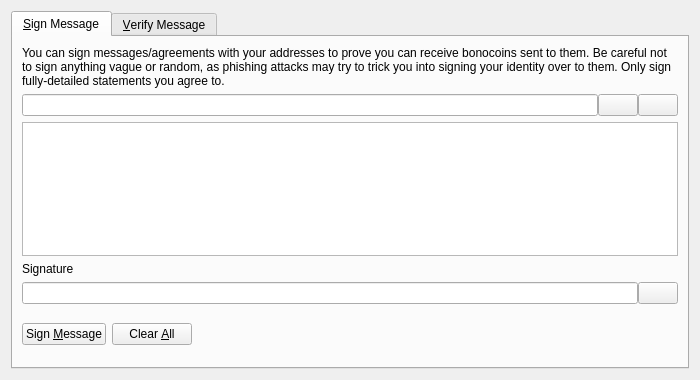
<?xml version="1.0" encoding="UTF-8"?>
<ui version="4.0">
 <class>SignVerifyMessageDialog</class>
 <widget class="QDialog" name="SignVerifyMessageDialog">
  <property name="geometry">
   <rect>
    <x>0</x>
    <y>0</y>
    <width>700</width>
    <height>380</height>
   </rect>
  </property>
  <property name="windowTitle">
   <string>Signatures - Sign / Verify a Message</string>
  </property>
  <property name="modal">
   <bool>true</bool>
  </property>
  <layout class="QVBoxLayout" name="verticalLayout">
   <item>
    <widget class="QTabWidget" name="tabWidget">
     <property name="currentIndex">
      <number>0</number>
     </property>
     <widget class="QWidget" name="tabSignMessage">
      <attribute name="title">
       <string>&amp;Sign Message</string>
      </attribute>
      <layout class="QVBoxLayout" name="verticalLayout_SM">
       <item>
        <widget class="QLabel" name="infoLabel_SM">
         <property name="text">
          <string>You can sign messages/agreements with your addresses to prove you can receive bonocoins sent to them. Be careful not to sign anything vague or random, as phishing attacks may try to trick you into signing your identity over to them. Only sign fully-detailed statements you agree to.</string>
         </property>
         <property name="textFormat">
          <enum>Qt::PlainText</enum>
         </property>
         <property name="wordWrap">
          <bool>true</bool>
         </property>
        </widget>
       </item>
       <item>
        <layout class="QHBoxLayout" name="horizontalLayout_1_SM">
         <property name="spacing">
          <number>0</number>
         </property>
         <item>
          <widget class="QValidatedLineEdit" name="addressIn_SM">
           <property name="toolTip">
            <string>The Bonocoin address to sign the message with</string>
           </property>
          </widget>
         </item>
         <item>
          <widget class="QPushButton" name="addressBookButton_SM">
           <property name="toolTip">
            <string>Choose previously used address</string>
           </property>
           <property name="text">
            <string/>
           </property>
           <property name="icon">
            <iconset resource="../bitcoin.qrc">
             <normaloff>:/icons/address-book</normaloff>:/icons/address-book</iconset>
           </property>
           <property name="shortcut">
            <string>Alt+A</string>
           </property>
           <property name="autoDefault">
            <bool>false</bool>
           </property>
          </widget>
         </item>
         <item>
          <widget class="QPushButton" name="pasteButton_SM">
           <property name="toolTip">
            <string>Paste address from clipboard</string>
           </property>
           <property name="text">
            <string/>
           </property>
           <property name="icon">
            <iconset resource="../bitcoin.qrc">
             <normaloff>:/icons/editpaste</normaloff>:/icons/editpaste</iconset>
           </property>
           <property name="shortcut">
            <string>Alt+P</string>
           </property>
           <property name="autoDefault">
            <bool>false</bool>
           </property>
          </widget>
         </item>
        </layout>
       </item>
       <item>
        <widget class="QPlainTextEdit" name="messageIn_SM">
         <property name="toolTip">
          <string>Enter the message you want to sign here</string>
         </property>
        </widget>
       </item>
       <item>
        <widget class="QLabel" name="signatureLabel_SM">
         <property name="text">
          <string>Signature</string>
         </property>
         <property name="textFormat">
          <enum>Qt::PlainText</enum>
         </property>
        </widget>
       </item>
       <item>
        <layout class="QHBoxLayout" name="horizontalLayout_2_SM">
         <property name="spacing">
          <number>0</number>
         </property>
         <item>
          <widget class="QLineEdit" name="signatureOut_SM">
           <property name="font">
            <font>
             <italic>true</italic>
            </font>
           </property>
           <property name="readOnly">
            <bool>true</bool>
           </property>
          </widget>
         </item>
         <item>
          <widget class="QPushButton" name="copySignatureButton_SM">
           <property name="toolTip">
            <string>Copy the current signature to the system clipboard</string>
           </property>
           <property name="text">
            <string/>
           </property>
           <property name="icon">
            <iconset resource="../bitcoin.qrc">
             <normaloff>:/icons/editcopy</normaloff>:/icons/editcopy</iconset>
           </property>
           <property name="autoDefault">
            <bool>false</bool>
           </property>
          </widget>
         </item>
        </layout>
       </item>
       <item>
        <layout class="QHBoxLayout" name="horizontalLayout_3_SM">
         <item>
          <widget class="QPushButton" name="signMessageButton_SM">
           <property name="toolTip">
            <string>Sign the message to prove you own this Bonocoin address</string>
           </property>
           <property name="text">
            <string>Sign &amp;Message</string>
           </property>
           <property name="icon">
            <iconset resource="../bitcoin.qrc">
             <normaloff>:/icons/edit</normaloff>:/icons/edit</iconset>
           </property>
           <property name="autoDefault">
            <bool>false</bool>
           </property>
          </widget>
         </item>
         <item>
          <widget class="QPushButton" name="clearButton_SM">
           <property name="toolTip">
            <string>Reset all sign message fields</string>
           </property>
           <property name="text">
            <string>Clear &amp;All</string>
           </property>
           <property name="icon">
            <iconset resource="../bitcoin.qrc">
             <normaloff>:/icons/remove</normaloff>:/icons/remove</iconset>
           </property>
           <property name="autoDefault">
            <bool>false</bool>
           </property>
          </widget>
         </item>
         <item>
          <spacer name="horizontalSpacer_1_SM">
           <property name="orientation">
            <enum>Qt::Horizontal</enum>
           </property>
           <property name="sizeHint" stdset="0">
            <size>
             <width>40</width>
             <height>48</height>
            </size>
           </property>
          </spacer>
         </item>
         <item>
          <widget class="QLabel" name="statusLabel_SM">
           <property name="font">
            <font>
             <weight>75</weight>
             <bold>true</bold>
            </font>
           </property>
           <property name="text">
            <string/>
           </property>
           <property name="wordWrap">
            <bool>true</bool>
           </property>
          </widget>
         </item>
         <item>
          <spacer name="horizontalSpacer_2_SM">
           <property name="orientation">
            <enum>Qt::Horizontal</enum>
           </property>
           <property name="sizeHint" stdset="0">
            <size>
             <width>40</width>
             <height>48</height>
            </size>
           </property>
          </spacer>
         </item>
        </layout>
       </item>
      </layout>
     </widget>
     <widget class="QWidget" name="tabVerifyMessage">
      <attribute name="title">
       <string>&amp;Verify Message</string>
      </attribute>
      <layout class="QVBoxLayout" name="verticalLayout_VM">
       <item>
        <widget class="QLabel" name="infoLabel_VM">
         <property name="text">
          <string>Enter the receiver's address, message (ensure you copy line breaks, spaces, tabs, etc. exactly) and signature below to verify the message. Be careful not to read more into the signature than what is in the signed message itself, to avoid being tricked by a man-in-the-middle attack. Note that this only proves the signing party receives with the address, it cannot prove sendership of any transaction!</string>
         </property>
         <property name="textFormat">
          <enum>Qt::PlainText</enum>
         </property>
         <property name="alignment">
          <set>Qt::AlignLeading|Qt::AlignLeft|Qt::AlignTop</set>
         </property>
         <property name="wordWrap">
          <bool>true</bool>
         </property>
        </widget>
       </item>
       <item>
        <layout class="QHBoxLayout" name="horizontalLayout_1_VM">
         <property name="spacing">
          <number>0</number>
         </property>
         <item>
          <widget class="QValidatedLineEdit" name="addressIn_VM">
           <property name="toolTip">
            <string>The Bonocoin address the message was signed with</string>
           </property>
          </widget>
         </item>
         <item>
          <widget class="QPushButton" name="addressBookButton_VM">
           <property name="toolTip">
            <string>Choose previously used address</string>
           </property>
           <property name="text">
            <string/>
           </property>
           <property name="icon">
            <iconset resource="../bitcoin.qrc">
             <normaloff>:/icons/address-book</normaloff>:/icons/address-book</iconset>
           </property>
           <property name="shortcut">
            <string>Alt+A</string>
           </property>
           <property name="autoDefault">
            <bool>false</bool>
           </property>
          </widget>
         </item>
        </layout>
       </item>
       <item>
        <widget class="QPlainTextEdit" name="messageIn_VM"/>
       </item>
       <item>
        <widget class="QValidatedLineEdit" name="signatureIn_VM"/>
       </item>
       <item>
        <layout class="QHBoxLayout" name="horizontalLayout_2_VM">
         <item>
          <widget class="QPushButton" name="verifyMessageButton_VM">
           <property name="toolTip">
            <string>Verify the message to ensure it was signed with the specified Bonocoin address</string>
           </property>
           <property name="text">
            <string>Verify &amp;Message</string>
           </property>
           <property name="icon">
            <iconset resource="../bitcoin.qrc">
             <normaloff>:/icons/transaction_0</normaloff>:/icons/transaction_0</iconset>
           </property>
           <property name="autoDefault">
            <bool>false</bool>
           </property>
          </widget>
         </item>
         <item>
          <widget class="QPushButton" name="clearButton_VM">
           <property name="toolTip">
            <string>Reset all verify message fields</string>
           </property>
           <property name="text">
            <string>Clear &amp;All</string>
           </property>
           <property name="icon">
            <iconset resource="../bitcoin.qrc">
             <normaloff>:/icons/remove</normaloff>:/icons/remove</iconset>
           </property>
           <property name="autoDefault">
            <bool>false</bool>
           </property>
          </widget>
         </item>
         <item>
          <spacer name="horizontalSpacer_1_VM">
           <property name="orientation">
            <enum>Qt::Horizontal</enum>
           </property>
           <property name="sizeHint" stdset="0">
            <size>
             <width>40</width>
             <height>48</height>
            </size>
           </property>
          </spacer>
         </item>
         <item>
          <widget class="QLabel" name="statusLabel_VM">
           <property name="font">
            <font>
             <weight>75</weight>
             <bold>true</bold>
            </font>
           </property>
           <property name="text">
            <string/>
           </property>
           <property name="wordWrap">
            <bool>true</bool>
           </property>
          </widget>
         </item>
         <item>
          <spacer name="horizontalSpacer_2_VM">
           <property name="orientation">
            <enum>Qt::Horizontal</enum>
           </property>
           <property name="sizeHint" stdset="0">
            <size>
             <width>40</width>
             <height>48</height>
            </size>
           </property>
          </spacer>
         </item>
        </layout>
       </item>
      </layout>
     </widget>
    </widget>
   </item>
  </layout>
 </widget>
 <customwidgets>
  <customwidget>
   <class>QValidatedLineEdit</class>
   <extends>QLineEdit</extends>
   <header>qvalidatedlineedit.h</header>
  </customwidget>
 </customwidgets>
 <resources>
  <include location="../bitcoin.qrc"/>
 </resources>
 <connections/>
</ui>
